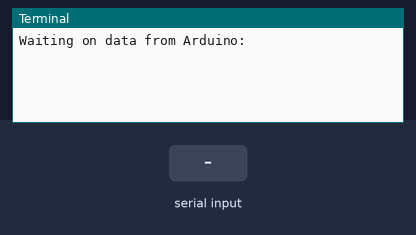
The program below on a simulated Raspberry Pi (BCM pin numbers). On the bench: the last lines printed to the terminal. The inputs (shaded band) are chosen by the test bench. The camera gives no picture and a still takes 0.5 s.

Above: at 1.2 s.
1.3 s: "1\n" received over the second serial link
At 4.2 s:
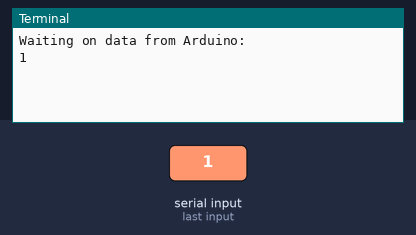
4.3 s: "0\n" received over the second serial link
At 4.9 s:
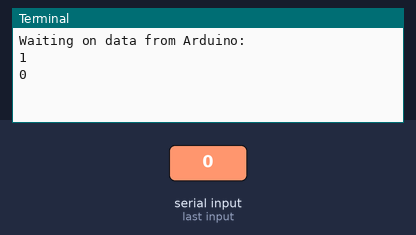

The program:

camera.py
```python
from picamera import PiCamera
import time
import serial
import os

val=""

camera = PiCamera()
camera.rotation = 180
camera.resolution=(1920,1080)

bluetoothSerial = serial.Serial( "/dev/rfcomm0", baudrate=9600 )
print("Waiting on data from Arduino: ")
try:
    while True:
        RXData = (bluetoothSerial.readline()).strip().decode("utf-8")
        val= RXData
        if val=="1":
            camera.start_preview()
            time.sleep(2)
            camera.capture("/home/pi/Desktop/final_project/picture/CarPicture.jpg")
            camera.stop_preview()

        if RXData=="quit":
            n=False

        else:
            print (RXData)

except:
      print("Bluetooth Device Disconnected") 
```

Measured:
- after the input at 1.3 s, the terminal: prints a new line after 2.5 s (image 1)
- after the input at 4.3 s, the terminal: prints a new line at once (image 2)
